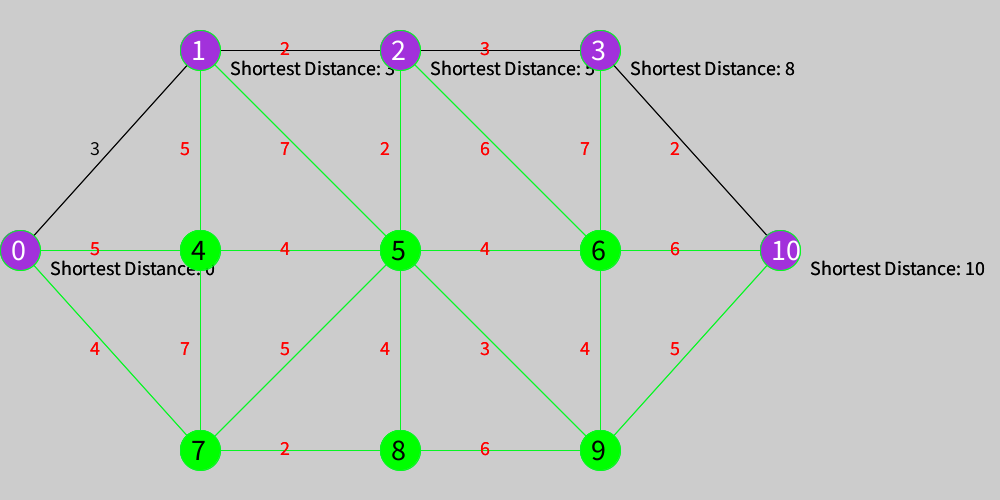
Frame 1 (no input)
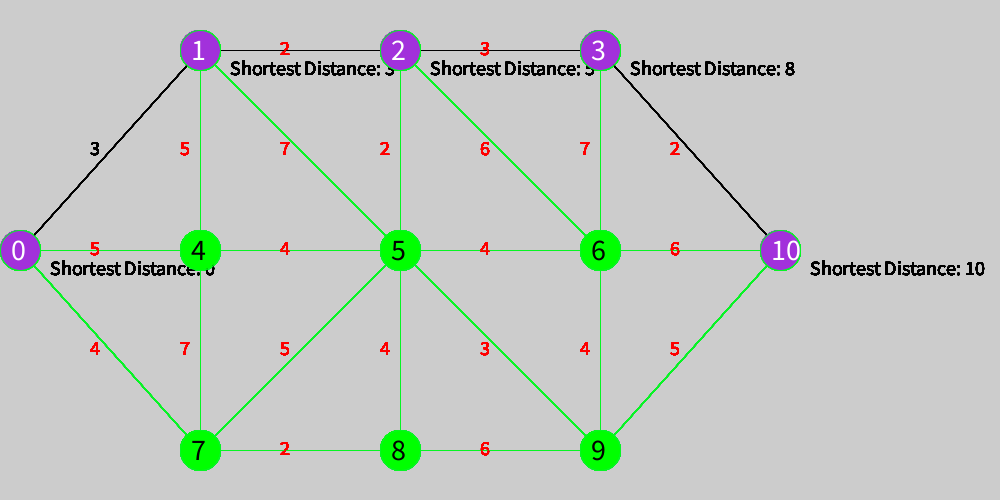
Frame 60 (the mouse pressed at the canvas centre just before this capture)
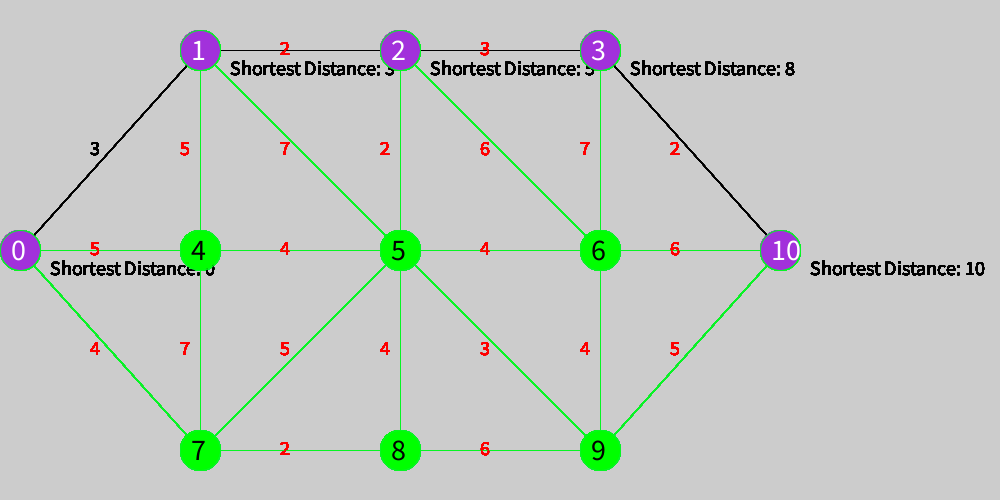
Frame 120 (the mouse held since frame 60 and released just before this capture)

The Processing sketch that drew these frames (run headless with seeded random() and noise(); from frame 60 on, the mouse is pressed at the canvas centre):

// Processing sketch: processing_161520
// ── processing_161520.pde

// NO ES DE MI AUTORIA, SE MODIFICA CON FINES EDUCATIVOS PARA LA MAESTRÍA EN EDUCACIÓN
/* Tomado de: OpenProcessing Tweak of *@*http://www.openprocessing.org/sketch/99816*@* */
/* !do not delete the line above, required for linking your tweak if you upload again */

Node a1, a2, a3, a4, a5, a6, a7, a8, a9, a10, a11;
Edge e1, e2, e3, e4, e5, e6, e7, e8, e9, e10, e11, e12, e13, e14, e15, e16, e17, e18, e19, e20, e21, e22;
ArrayList<Node> nodes = new ArrayList<Node>();
ArrayList<Edge> edges=new ArrayList<Edge>();
Dijkstra d;
int punto_inicio;
int punto_final; 
int stage;

void setup() {
  punto_inicio=0;
  punto_final=10;
  
  size(1000, 500);
  a1=new Node(20, 250, 0);
  a2=new Node(200, 50, 1);
  a3=new Node(400, 50, 2);
  a4=new Node(600, 50, 3);
  a5=new Node(200, 250, 4);
  a6=new Node(400, 250, 5);
  a7=new Node(600, 250, 6);
  a8=new Node(200, 450, 7);
  a9=new Node(400, 450, 8);
  a10=new Node(600, 450, 9);
  a11=new Node(780, 250, 10);
  e1=new Edge(a1, a2, 3);
  e2=new Edge(a1, a5, 5);
  e3=new Edge(a1, a8, 4);
  e4=new Edge(a2, a5, 5);
  e5=new Edge(a5, a8, 7);
  e6=new Edge(a2, a3, 2);
  e7=new Edge(a2, a6, 7);
  e8=new Edge(a5, a6, 4);
  e9=new Edge(a8, a6, 5);
  e10=new Edge(a8, a9, 2);
  e11=new Edge(a3, a6, 2);
  e12=new Edge(a6, a9, 4);
  e13=new Edge(a3, a4, 3);
  e14=new Edge(a3, a7, 6);
  e15=new Edge(a6, a7, 4);
  e16=new Edge(a6, a10, 3);
  e17=new Edge(a9, a10, 6);
  e18=new Edge(a4, a7, 7);
  e19=new Edge(a7, a10, 4);
  e20=new Edge(a4, a11, 2);
  e21=new Edge(a7, a11, 6);
  e22=new Edge(a10, a11, 5);
  
  
  
  
  nodes.add(a1);
  nodes.add(a2);
  nodes.add(a3);
  nodes.add(a4);
  nodes.add(a5);
  nodes.add(a6);
  nodes.add(a7);
  nodes.add(a8);
  nodes.add(a9);
  nodes.add(a10);
  nodes.add(a11);
  edges.add(e1);
  edges.add(e2);
  edges.add(e3);
  edges.add(e4);
  edges.add(e5);
  edges.add(e6);
  edges.add(e7);
  edges.add(e8);
  edges.add(e9);
  edges.add(e10);
  edges.add(e11);
  edges.add(e12);
  edges.add(e13);
  edges.add(e14);
  edges.add(e15);
  edges.add(e16);
  edges.add(e17);
  edges.add(e18);
  edges.add(e19);
  edges.add(e20);
  edges.add(e21);
  edges.add(e22);
  
  
}

void draw() {
  if(stage==0){
    stage++;    
    d=new Dijkstra(nodes, edges, punto_inicio,punto_final);
    d.dijkstra();
    d.render();
  }  for (Edge d: edges) {
    d.render();
  }
  for (Node n : nodes) {
    n.render();
  }
}



public class Dijkstra {
  ArrayList<Node> nodes;
  ArrayList<Edge> edges;
  ArrayList<Node> settledNodes=new ArrayList<Node>();
  ArrayList<Node> unsettledNodes=new ArrayList<Node>();
  Node start;
  Node end;
  int s,e;

  public Dijkstra(ArrayList<Node> nodes, ArrayList<Edge> edges, int s, int e) {
    this.nodes=nodes; 
    this.edges=edges;
    this.s=s;this.e=e;
    start=nodes.get(s);
    end=nodes.get(e);
    start.setFinalDistance(0);
    unsettledNodes.add(start);
  }

  public void render() {
    for (Edge d: edges) {
      d.render();
    }
    for (Node n : nodes) {
      n.render();
    }
  }

  public Node getNodeWithLowestDistance(ArrayList<Node> unsettledNodes) {
    Node no=unsettledNodes.get(0);
    for (Node n:unsettledNodes) {
      if (n.getDistance()<n.getDistance()) {
        return no=n;
      }
    }
    return no;
  }

  public void evaluatedNeighbors(Node evaluationNode) {
    for (Node d:evaluationNode.destinationNodes()) {
      for (Node s:settledNodes) {
        if (d!=s) {
          int edgeDistance=(d.getConnectedEdge(evaluationNode)).getWeight();
          int newDistance=edgeDistance+evaluationNode.getDistance();
          if (d.getDistance()>newDistance) {
            d.setFinalDistance(newDistance);
            unsettledNodes.add(d);
          }
        }
      }
    }
  }

  public void dijkstra() {
    while (unsettledNodes.size ()!=0) {
      Node evaluationNode=getNodeWithLowestDistance(unsettledNodes);
      for (int i=unsettledNodes.size()-1;i>=0;i--) {
        if (unsettledNodes.get(i)==evaluationNode) unsettledNodes.remove(i);
      }
      settledNodes.add(evaluationNode);
      evaluatedNeighbors(evaluationNode);
    }
    for(Node n: nodes){
      if(n==start||n==end){
        n.setCheck();
      }
    }
    Node vertex=end.shortestDistanceNode();
    traceBack(end,start);
    
  }
  
  public void startOver(){
    for(Node n:nodes){
      n.setFinalDistance(Integer.MAX_VALUE);
    }
    for(Edge e:edges){
      e.edgeColor=false;
    }
  }
  public void traceBack(Node end,Node start){
    Node vertex=end;
    while(vertex.getDistance()!=0){
      vertex=vertex.shortestDistanceNode();
    }
  }
  
 
  
    
}
public class Edge {
  ArrayList<Node> nodesInEdge;
  Node a, b;
  int weight;
  PVector midPoint;
  boolean checked; 
  boolean edgeColor;
  public Edge(Node a, Node b, int w) {
    this.a=a; 
    this.b=b;
    this.weight=w;
    midPoint=getMidpoint();
    a.addEdge(this);
    b.addEdge(this);
    nodesInEdge=new ArrayList<Node>();
    nodesInEdge.add(a); 
    nodesInEdge.add(b);
    checked=false;
    edgeColor=false;
  }
  // return the weight of this edge
  public int getWeight() {
    return weight;
  }
  public PVector getMidpoint() {

    return new PVector((a.x+b.x)/2, (a.y+b.y)/2);
  }

  //return the nodes in this edge
  public ArrayList<Node> getNode() {
    return nodesInEdge;
  }
  public void setCheck() {
    checked=true;
  }
  public boolean getCheck() {
    return checked;
  }
  // get the other node in this edge;
  public Node getPreviousNode(Node n) {
    if (nodesInEdge.get(0).equals(n)) {
      return nodesInEdge.get(1);
    }
    else {
      return nodesInEdge.get(0);
    }
  }

  public void render() {

    if (edgeColor==true) {
      stroke(0);
      line(a.x, a.y, b.x, b.y);
      textSize(20);
      text(""+weight, midPoint.x-20, midPoint.y+5);
    }
    else {
      stroke(#07F524);
      line(a.x, a.y, b.x, b.y);
      fill(255, 0, 0);
      textSize(20);
      text(""+weight, midPoint.x-20, midPoint.y+5);
    }
  }
}

public class Node {
  ArrayList<Edge> connectedEdges=new ArrayList<Edge>();
  float x, y;
  int s, distance; 
  boolean checked;

  public Node(float x, float y, int s) {
    this.x=x;
    this.y=y;
    this.s=s; 
    checked=false; 
    distance=Integer.MAX_VALUE;
  }

  public void addEdge(Edge e) {
    connectedEdges.add(e);
  }
  //return all the edges connected to this node
  public ArrayList<Edge> getEdge() {
    return connectedEdges;
  }
  //return distance from the starting node to this node
  public int getDistance() {
    return distance;
  }

  //if the edge connected to this node and the previous node is checked, then set the final distance for this node.
  public void setFinalDistance(int i) {
    distance=i;
  }

  public void setDistance(Node previousNode) {
    ///////////////////////
    for (Edge e:connectedEdges) {
      if (e.getNode().get(0).equals(previousNode)||e.getNode().get(1).equals(previousNode)) {
        this.distance=previousNode.getDistance()+e.getWeight();
      }
    }
  } 
  // check if there's still unchecked edges that is connected to this node, if there are, then it is a checkable node.
  public boolean checkableNode() {

    for (Edge e:getEdge()) {
      if (e.getCheck()==false) {
        return true;
      }
    }
    return false;
  }
  //get the shortest distanced node that is connected to this node
  //also change the color of the edge between these two nodes.
  public Node shortestDistanceNode(){
    int shortestDistance=Integer.MAX_VALUE;
    Node shortestNode=null;
    for(Edge e:connectedEdges){
      if(e.getPreviousNode(this).getDistance()<shortestDistance&&e.getPreviousNode(this).getDistance()==this.getDistance()-this.getConnectedEdge(e.getPreviousNode(this)).getWeight()){
        shortestNode=e.getPreviousNode(this);
      }
    }
    shortestNode.getConnectedEdge(this).edgeColor=true;
    return shortestNode;
  }
  
  //find the connected Edge of this node and another node n;
  public Edge getConnectedEdge(Node n) {
    Edge ed=null;
    for (Edge e:connectedEdges) {
      for (Node node:e.getNode()) {
        if (node.equals(n)) ed=e;
      }
    }
    return ed;
  }
  //returns all the nodes connected to this node;
  public ArrayList<Node> destinationNodes() {
    ArrayList<Node> destination=new ArrayList<Node>();
    for (Edge e:getEdge()) {
      destination.add(e.getPreviousNode(this));
    }
    return destination;
  }
  public void setCheck() {
    checked=true;
  }
  public boolean getCheck() {
    return checked;
  }
  public boolean shouldColor(){
    for(Edge e:connectedEdges){
      if(e.edgeColor==true){
        return true;
      }
    }
    return false;
  }


  public void render() {
    if (shouldColor()==true) {
      fill(#A231DB);
      ellipse(x, y, 40, 40);
      textSize(30);
      fill(255);
      text(""+s, x-9, y+10);
      textSize(20);
      fill(0);
      text("Shortest Distance: "+distance ,x+30,y+25);
    }
    else {
      fill(0, 255, 0);
      ellipse(x, y, 40, 40);
      textSize(30);
      fill(0);
      text(""+s, x-9, y+10);
      
    }
  }
}
